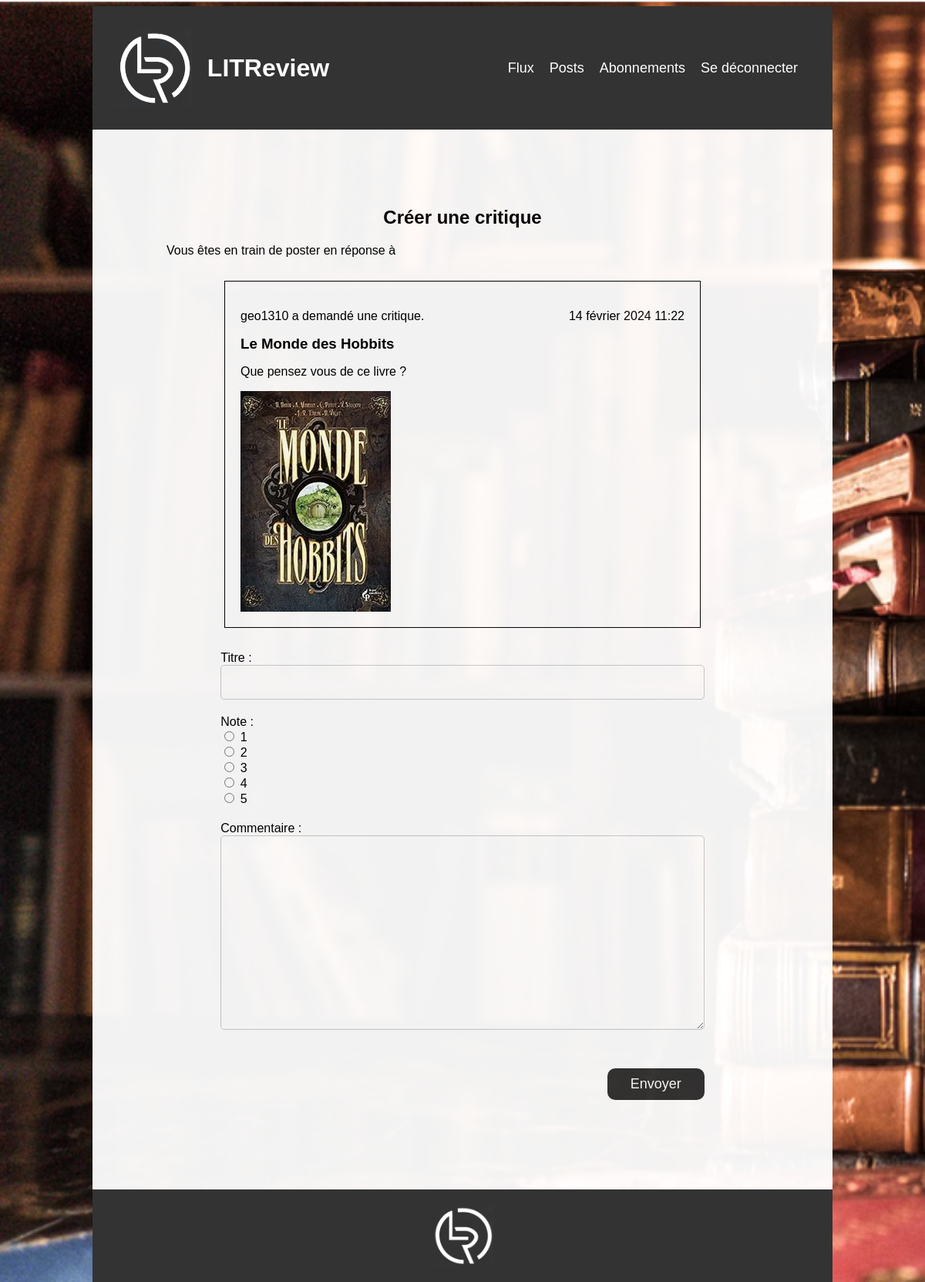
Screenshot of /review/28/create (signed in) with the database file from the repository.
### bookreview/models.py (models this page shows, shortened)
class Ticket(models.Model):
    title = models.CharField(max_length=128, verbose_name="Titre")
    description = models.TextField(max_length=2048, blank=True)
    user = models.ForeignKey(to=settings.AUTH_USER_MODEL, on_delete=models.CASCADE)
    image = models.ImageField(verbose_name='Image')
    time_created = models.DateTimeField(auto_now_add=True)

### authentication/models.py (models this page shows)
class CustomUser(AbstractUser):
    pass

### bookreview/views.py (the view, shortened to what this page needs)
# urls.py: path('review/<int:ticket_id>/create', bookreview.views.create_review, name='create_review'),
@login_required
def create_review(request, ticket_id):
    ticket = get_object_or_404(Ticket, id=ticket_id)
    review_form = ReviewForm()
    context = {
        'ticket': ticket,
        'review_form': review_form,
    }
    return render(request, 'bookreview/create_review.html', context=context)

### bookreview/forms.py
class ReviewForm(forms.ModelForm):
    class Meta:
        model = Review
        fields = ['headline', 'rating', 'body']
        widgets = {
            'rating': forms.RadioSelect(choices=[(1, '1'), (2, '2'), (3, '3'), (4, '4'), (5, '5')]),
        }

### bookreview/templates/bookreview/create_review.html (shortened to what this page needs)
{% extends 'base.html' %}
{% block content %}
<div class="review-page base-page">
    <h2>Créer une critique</h2>
    <div class="review-texte">Vous êtes en train de poster en réponse à</div>
    <div class="ticket-display">
        <div class="ticket-display-title">
            <p>{{ ticket.user }} a demandé une critique.</p>
            <p>{{ ticket.time_created}}</p>
        </div>
        <h3>{{ ticket.title }}</h3>
        <p>{{ ticket.description }}</p>
        <img src="{{ ticket.image.url }}" alt="{{ ticket.title }}" class="ticket-img">
        <br>
    </div>
    <form method="post" class="review-form">
    {% for field in review_form.visible_fields %}
            <div class="form-field-ticket">
                {{ field.label_tag }}
                {{ field }}
            </div>
        {% endfor %}
        <div class="button-submit-right">
            <button type="submit" class="submit-button review-button">Envoyer</button>
        </div>
    </form>
</div>
{% endblock content %}

### static/css/style.css (style rules this page uses)
html { font-family: Arial; background-image: url(../images/fond_ecran_livre_1.png); background-attachment: fixed; background-repeat: no-repeat; background-size: cover; display: flex; justify-content: center; }
html, h1, h2 { margin: 0; padding: 0; box-sizing: border-box; }
body { width: 80%; }
.form-field, .form-field-ticket { margin-bottom: 20px; }
label { font-weight: 500; }
input[type="text"], input[type="password"], select { width: 100%; padding: 10px; font-size: 20px; color: black; }
.submit-button { padding: 10px 30px; margin-top: 30px; background-color: #333; color: white; font-size: 18px; border: none; border-radius: 10px; }
.ticket-page, .review-page { display: flex; flex-direction: column; justify-content: center; align-items: center; }
.form-field-ticket input[type="text"], .form-field-ticket input[type="file"], .form-field-ticket input[type="password"], .form-field-ticket textarea { width: 100%; padding: 10px; border: 1px solid #ccc; border-radius: 5px; box-sizing: border-box; }
.form-field-ticket textarea { font-size: 20px; }
.ticket-img { margin: 30px 0; }
.ticket-display { width: 60%; border: 1px solid black; padding: 20px; margin: 30px 0; }
.ticket-display-title { display: flex; justify-content: space-between; margin: 0; }
.review-page h3, .review-page img { margin: 0; }
.review-texte { width: 80%; margin-top: 20px; }
.button-submit-right { width: 100%; text-align: right; }

### rows the page displays
Ticket: user "geo1310", time_created "14 février 2024 11:22", title "Le Monde des Hobbits", description "Que pensez vous de ce livre ?", image (picture)

### other values shown
{{ field.label_tag }} "Titre :" "Note :" "Commentaire :"
